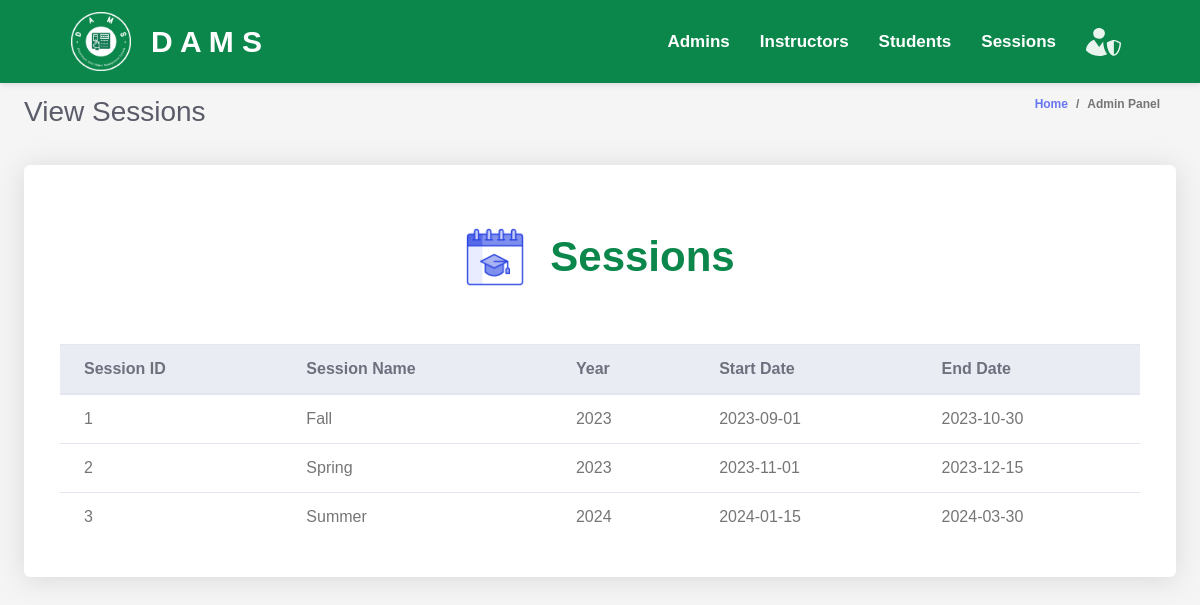
Before: /admin/viewSessions.php with the older database file.
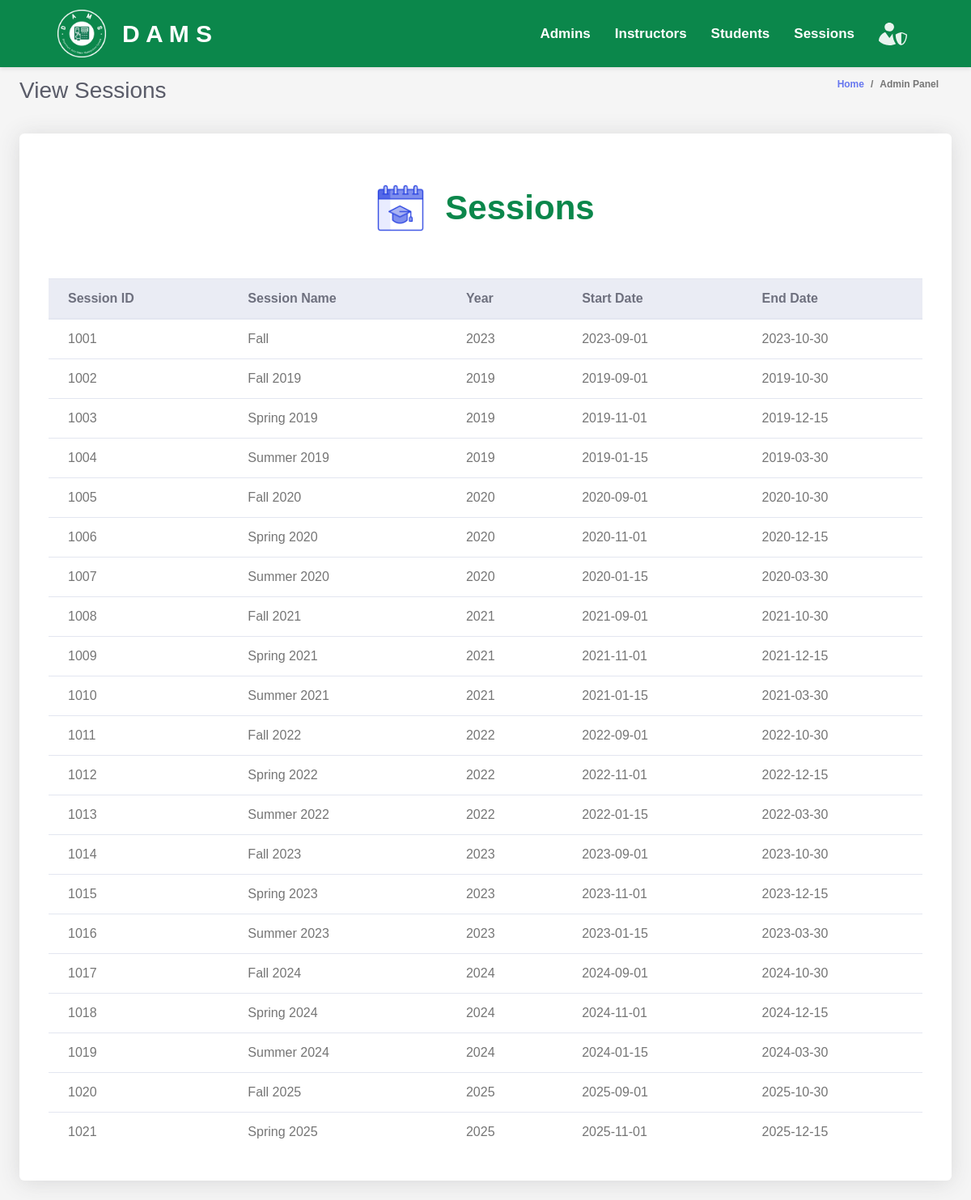
After: the same page with the newer database file.
### tables this page shows
CREATE TABLE `sessions` (
    session_id INT AUTO_INCREMENT PRIMARY KEY,
    session_name VARCHAR(255) ,
    year VARCHAR(4) ,
    start_date DATE ,
    end_date DATE 
);

### admin/admin.php (called while the page is built, shortened)
<?php
$database = new Database();
$conn = $database->getConnection();
class Admin {
    public function list_sessions() {
        global $conn;
        $query = "SELECT * FROM sessions";
        $rs = $conn->query($query);
        $users = array();
        while ($row = $rs->fetch_assoc()) {
            $users[] = $row;
        }
        return $users;
    }
}
?>

### admin/sessionsTable.php (the view)
<div class="row">
    <div class="col-lg-12">
        <div class="card mb-4">
        <div class="table-text">
            <img src="../assets/images/sessions.png" >
            <div>
                Sessions
            </div>
        </div>
            <div class="card-body">
                <div class="table-responsive p-3">
                    <table class="table align-items-center table-flush table-hover" id="dataTableHover">
                        <thead class="thead-light">
                            <tr>
                                <th>Session ID</th>
                                <th>Session Name</th>
                                <th>Year</th>
                                <th>Start Date</th>
                                <th>End Date</th>
                            </tr>
                        </thead>
                        <tbody>
                            <?php
                            include "admin.php";
                            $admin = new Admin();
                            $users = $admin->list_sessions();
                            foreach ($users as $user) {
                                echo "<tr>";
                                echo "<td>" . $user['session_id'] . "</td>";
                                echo "<td>" . $user['session_name'] . "</td>";
                                echo "<td>" . $user['year'] . "</td>";
                                echo "<td>" . $user['start_date'] . "</td>";
                                echo "<td>" . $user['end_date'] . "</td>";
                                echo "</tr>";
                            }
                            ?>
                        </tbody>
                    </table>
                </div>
            </div>
        </div>
    </div>
</div>

Changed rows visible on the page:
removed sessions: session_id "1", session_name "Fall", year "2023", start_date "2023-09-01", end_date "2023-10-30"
removed sessions: session_id "2", session_name "Spring", year "2023", start_date "2023-11-01", end_date "2023-12-15"
removed sessions: session_id "3", session_name "Summer", year "2024", start_date "2024-01-15", end_date "2024-03-30"
added sessions: session_id "1001", session_name "Fall", year "2023", start_date "2023-09-01", end_date "2023-10-30"
added sessions: session_id "1002", session_name "Fall 2019", year "2019", start_date "2019-09-01", end_date "2019-10-30"
added sessions: session_id "1003", session_name "Spring 2019", year "2019", start_date "2019-11-01", end_date "2019-12-15"
added sessions: session_id "1004", session_name "Summer 2019", year "2019", start_date "2019-01-15", end_date "2019-03-30"
added sessions: session_id "1005", session_name "Fall 2020", year "2020", start_date "2020-09-01", end_date "2020-10-30"
added sessions: session_id "1006", session_name "Spring 2020", year "2020", start_date "2020-11-01", end_date "2020-12-15"
added sessions: session_id "1007", session_name "Summer 2020", year "2020", start_date "2020-01-15", end_date "2020-03-30"
added sessions: session_id "1008", session_name "Fall 2021", year "2021", start_date "2021-09-01", end_date "2021-10-30"
added sessions: session_id "1009", session_name "Spring 2021", year "2021", start_date "2021-11-01", end_date "2021-12-15"
added sessions: session_id "1010", session_name "Summer 2021", year "2021", start_date "2021-01-15", end_date "2021-03-30"
added sessions: session_id "1011", session_name "Fall 2022", year "2022", start_date "2022-09-01", end_date "2022-10-30"
added sessions: session_id "1012", session_name "Spring 2022", year "2022", start_date "2022-11-01", end_date "2022-12-15"
added sessions: session_id "1013", session_name "Summer 2022", year "2022", start_date "2022-01-15", end_date "2022-03-30"
added sessions: session_id "1014", session_name "Fall 2023", year "2023", start_date "2023-09-01", end_date "2023-10-30"
added sessions: session_id "1015", session_name "Spring 2023", year "2023", start_date "2023-11-01", end_date "2023-12-15"
added sessions: session_id "1016", session_name "Summer 2023", year "2023", start_date "2023-01-15", end_date "2023-03-30"
added sessions: session_id "1017", session_name "Fall 2024", year "2024", start_date "2024-09-01", end_date "2024-10-30"
added sessions: session_id "1018", session_name "Spring 2024", year "2024", start_date "2024-11-01", end_date "2024-12-15"
added sessions: session_id "1019", session_name "Summer 2024", year "2024", start_date "2024-01-15", end_date "2024-03-30"
added sessions: session_id "1020", session_name "Fall 2025", year "2025", start_date "2025-09-01", end_date "2025-10-30"
added sessions: session_id "1021", session_name "Spring 2025", year "2025", start_date "2025-11-01", end_date "2025-12-15"
